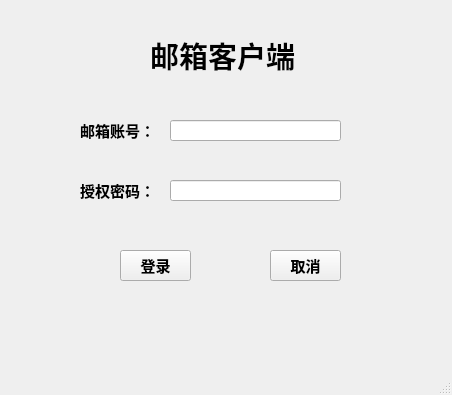
<?xml version="1.0" encoding="UTF-8"?>
<ui version="4.0">
 <class>MainWindow</class>
 <widget class="QMainWindow" name="MainWindow">
  <property name="geometry">
   <rect>
    <x>0</x>
    <y>0</y>
    <width>452</width>
    <height>395</height>
   </rect>
  </property>
  <property name="windowTitle">
   <string>MainWindow</string>
  </property>
  <widget class="QWidget" name="centralwidget">
   <widget class="QLabel" name="label">
    <property name="geometry">
     <rect>
      <x>80</x>
      <y>110</y>
      <width>71</width>
      <height>41</height>
     </rect>
    </property>
    <property name="font">
     <font>
      <family>华文楷体</family>
      <pointsize>11</pointsize>
      <weight>75</weight>
      <bold>true</bold>
     </font>
    </property>
    <property name="text">
     <string>邮箱账号：</string>
    </property>
   </widget>
   <widget class="QLabel" name="label_2">
    <property name="geometry">
     <rect>
      <x>80</x>
      <y>170</y>
      <width>71</width>
      <height>41</height>
     </rect>
    </property>
    <property name="font">
     <font>
      <family>华文楷体</family>
      <pointsize>11</pointsize>
      <weight>75</weight>
      <bold>true</bold>
     </font>
    </property>
    <property name="text">
     <string>授权密码：</string>
    </property>
   </widget>
   <widget class="QLineEdit" name="lineEdit">
    <property name="geometry">
     <rect>
      <x>170</x>
      <y>120</y>
      <width>171</width>
      <height>21</height>
     </rect>
    </property>
    <property name="font">
     <font>
      <family>华文楷体</family>
      <pointsize>11</pointsize>
      <weight>75</weight>
      <bold>true</bold>
     </font>
    </property>
    <property name="text">
     <string/>
    </property>
   </widget>
   <widget class="QLineEdit" name="lineEdit_2">
    <property name="geometry">
     <rect>
      <x>170</x>
      <y>180</y>
      <width>171</width>
      <height>21</height>
     </rect>
    </property>
    <property name="font">
     <font>
      <family>华文楷体</family>
      <pointsize>11</pointsize>
      <weight>75</weight>
      <bold>true</bold>
     </font>
    </property>
    <property name="text">
     <string/>
    </property>
   </widget>
   <widget class="QPushButton" name="pushButton">
    <property name="geometry">
     <rect>
      <x>120</x>
      <y>250</y>
      <width>71</width>
      <height>31</height>
     </rect>
    </property>
    <property name="font">
     <font>
      <family>华文楷体</family>
      <pointsize>11</pointsize>
      <weight>75</weight>
      <bold>true</bold>
     </font>
    </property>
    <property name="text">
     <string>登录</string>
    </property>
   </widget>
   <widget class="QPushButton" name="pushButton_2">
    <property name="geometry">
     <rect>
      <x>270</x>
      <y>250</y>
      <width>71</width>
      <height>31</height>
     </rect>
    </property>
    <property name="font">
     <font>
      <family>华文楷体</family>
      <pointsize>11</pointsize>
      <weight>75</weight>
      <bold>true</bold>
     </font>
    </property>
    <property name="text">
     <string>取消</string>
    </property>
   </widget>
   <widget class="QLabel" name="label_3">
    <property name="geometry">
     <rect>
      <x>150</x>
      <y>30</y>
      <width>151</width>
      <height>51</height>
     </rect>
    </property>
    <property name="font">
     <font>
      <family>华文彩云</family>
      <pointsize>22</pointsize>
      <weight>75</weight>
      <bold>true</bold>
     </font>
    </property>
    <property name="text">
     <string>邮箱客户端</string>
    </property>
   </widget>
  </widget>
  <widget class="QMenuBar" name="menubar">
   <property name="geometry">
    <rect>
     <x>0</x>
     <y>0</y>
     <width>452</width>
     <height>21</height>
    </rect>
   </property>
  </widget>
  <widget class="QStatusBar" name="statusbar"/>
 </widget>
 <resources/>
 <connections/>
</ui>
